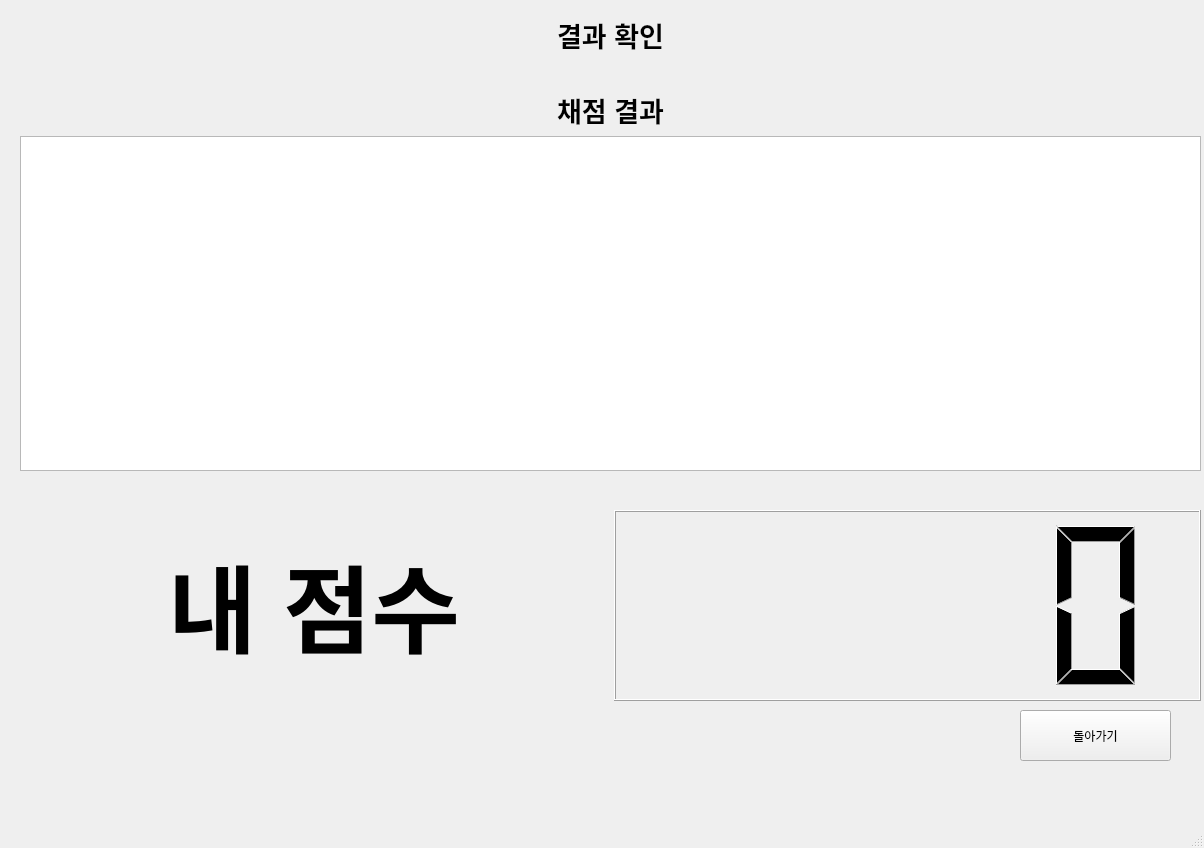
<?xml version="1.0" encoding="UTF-8"?>
<ui version="4.0">
 <class>MainWindow</class>
 <widget class="QMainWindow" name="MainWindow">
  <property name="geometry">
   <rect>
    <x>0</x>
    <y>0</y>
    <width>1204</width>
    <height>848</height>
   </rect>
  </property>
  <property name="windowTitle">
   <string>MainWindow</string>
  </property>
  <widget class="QWidget" name="centralwidget">
   <widget class="QStackedWidget" name="stack">
    <property name="geometry">
     <rect>
      <x>10</x>
      <y>10</y>
      <width>1200</width>
      <height>780</height>
     </rect>
    </property>
    <property name="cursor">
     <cursorShape>ArrowCursor</cursorShape>
    </property>
    <property name="currentIndex">
     <number>3</number>
    </property>
    <widget class="QWidget" name="main_page">
     <widget class="QPushButton" name="qna_Btn">
      <property name="geometry">
       <rect>
        <x>410</x>
        <y>440</y>
        <width>131</width>
        <height>51</height>
       </rect>
      </property>
      <property name="text">
       <string>QnA</string>
      </property>
     </widget>
     <widget class="QPushButton" name="test_Btn">
      <property name="geometry">
       <rect>
        <x>100</x>
        <y>440</y>
        <width>131</width>
        <height>51</height>
       </rect>
      </property>
      <property name="text">
       <string>문제 풀기</string>
      </property>
     </widget>
     <widget class="QPushButton" name="pushButton_6">
      <property name="geometry">
       <rect>
        <x>260</x>
        <y>600</y>
        <width>131</width>
        <height>51</height>
       </rect>
      </property>
      <property name="text">
       <string>점수 및 등급</string>
      </property>
     </widget>
     <widget class="QPushButton" name="learning_Btn">
      <property name="geometry">
       <rect>
        <x>260</x>
        <y>270</y>
        <width>131</width>
        <height>51</height>
       </rect>
      </property>
      <property name="text">
       <string>학습하기</string>
      </property>
     </widget>
     <widget class="QPushButton" name="chatpage_Btn">
      <property name="geometry">
       <rect>
        <x>260</x>
        <y>440</y>
        <width>131</width>
        <height>51</height>
       </rect>
      </property>
      <property name="text">
       <string>상담</string>
      </property>
     </widget>
     <widget class="QLabel" name="label_7">
      <property name="geometry">
       <rect>
        <x>-10</x>
        <y>10</y>
        <width>1200</width>
        <height>780</height>
       </rect>
      </property>
      <property name="text">
       <string/>
      </property>
      <property name="pixmap">
       <pixmap>image/boack.png</pixmap>
      </property>
     </widget>
     <zorder>label_7</zorder>
     <zorder>qna_Btn</zorder>
     <zorder>test_Btn</zorder>
     <zorder>pushButton_6</zorder>
     <zorder>learning_Btn</zorder>
     <zorder>chatpage_Btn</zorder>
    </widget>
    <widget class="QWidget" name="learning_page">
     <widget class="QWidget" name="verticalLayoutWidget">
      <property name="geometry">
       <rect>
        <x>80</x>
        <y>140</y>
        <width>1021</width>
        <height>401</height>
       </rect>
      </property>
      <layout class="QVBoxLayout" name="verticalLayout">
       <item>
        <widget class="QTextBrowser" name="info_textBrowser">
         <property name="styleSheet">
          <string notr="true"/>
         </property>
        </widget>
       </item>
      </layout>
     </widget>
     <widget class="QPushButton" name="back_Btn1">
      <property name="geometry">
       <rect>
        <x>1030</x>
        <y>690</y>
        <width>131</width>
        <height>51</height>
       </rect>
      </property>
      <property name="styleSheet">
       <string notr="true">background-color:rgb(80, 188, 223, 0.5)</string>
      </property>
      <property name="text">
       <string>처음으로</string>
      </property>
     </widget>
     <widget class="QLineEdit" name="search_lineEdit">
      <property name="geometry">
       <rect>
        <x>80</x>
        <y>550</y>
        <width>1021</width>
        <height>61</height>
       </rect>
      </property>
      <property name="styleSheet">
       <string notr="true">background-color:rgb(80, 188, 223, 0.5)rgb(255, 255, 255)</string>
      </property>
     </widget>
     <widget class="QTextBrowser" name="answer_textBrowser">
      <property name="geometry">
       <rect>
        <x>80</x>
        <y>620</y>
        <width>1021</width>
        <height>101</height>
       </rect>
      </property>
      <property name="styleSheet">
       <string notr="true"/>
      </property>
     </widget>
     <widget class="QLabel" name="label">
      <property name="geometry">
       <rect>
        <x>470</x>
        <y>0</y>
        <width>261</width>
        <height>51</height>
       </rect>
      </property>
      <property name="text">
       <string>&lt;html&gt;&lt;head/&gt;&lt;body&gt;&lt;p align=&quot;center&quot;&gt;&lt;span style=&quot; font-size:20pt; font-weight:600;&quot;&gt;학습하기&lt;/span&gt;&lt;/p&gt;&lt;/body&gt;&lt;/html&gt;</string>
      </property>
     </widget>
     <zorder>verticalLayoutWidget</zorder>
     <zorder>search_lineEdit</zorder>
     <zorder>answer_textBrowser</zorder>
     <zorder>back_Btn1</zorder>
     <zorder>label</zorder>
    </widget>
    <widget class="QWidget" name="test_page">
     <widget class="QPushButton" name="back_Btn2">
      <property name="geometry">
       <rect>
        <x>1020</x>
        <y>710</y>
        <width>131</width>
        <height>51</height>
       </rect>
      </property>
      <property name="text">
       <string>처음으로</string>
      </property>
     </widget>
     <widget class="Line" name="line">
      <property name="geometry">
       <rect>
        <x>30</x>
        <y>10</y>
        <width>16</width>
        <height>765</height>
       </rect>
      </property>
      <property name="lineWidth">
       <number>5</number>
      </property>
      <property name="orientation">
       <enum>Qt::Vertical</enum>
      </property>
     </widget>
     <widget class="Line" name="line_2">
      <property name="geometry">
       <rect>
        <x>40</x>
        <y>5</y>
        <width>1131</width>
        <height>20</height>
       </rect>
      </property>
      <property name="lineWidth">
       <number>5</number>
      </property>
      <property name="orientation">
       <enum>Qt::Horizontal</enum>
      </property>
     </widget>
     <widget class="Line" name="line_3">
      <property name="geometry">
       <rect>
        <x>1155</x>
        <y>10</y>
        <width>20</width>
        <height>765</height>
       </rect>
      </property>
      <property name="lineWidth">
       <number>5</number>
      </property>
      <property name="orientation">
       <enum>Qt::Vertical</enum>
      </property>
     </widget>
     <widget class="Line" name="line_4">
      <property name="geometry">
       <rect>
        <x>33</x>
        <y>770</y>
        <width>1131</width>
        <height>20</height>
       </rect>
      </property>
      <property name="lineWidth">
       <number>5</number>
      </property>
      <property name="orientation">
       <enum>Qt::Horizontal</enum>
      </property>
     </widget>
     <widget class="Line" name="line_5">
      <property name="geometry">
       <rect>
        <x>40</x>
        <y>110</y>
        <width>1121</width>
        <height>20</height>
       </rect>
      </property>
      <property name="lineWidth">
       <number>5</number>
      </property>
      <property name="orientation">
       <enum>Qt::Horizontal</enum>
      </property>
     </widget>
     <widget class="QWidget" name="verticalLayoutWidget_2">
      <property name="geometry">
       <rect>
        <x>50</x>
        <y>20</y>
        <width>309</width>
        <height>95</height>
       </rect>
      </property>
      <layout class="QVBoxLayout" name="verticalLayout_2">
       <item>
        <widget class="QLabel" name="label_3">
         <property name="text">
          <string>&lt;html&gt;&lt;head/&gt;&lt;body&gt;&lt;p&gt;문제는 총 25문제이며, 60점 이상 합격입니다.&lt;/p&gt;&lt;p&gt;제한 시간은 10분입니다.&lt;/p&gt;&lt;p&gt;정답이 여러 개 있을 수 있습니다.&lt;/p&gt;&lt;/body&gt;&lt;/html&gt;</string>
         </property>
        </widget>
       </item>
      </layout>
     </widget>
     <widget class="Line" name="line_6">
      <property name="geometry">
       <rect>
        <x>370</x>
        <y>10</y>
        <width>16</width>
        <height>110</height>
       </rect>
      </property>
      <property name="lineWidth">
       <number>5</number>
      </property>
      <property name="orientation">
       <enum>Qt::Vertical</enum>
      </property>
     </widget>
     <widget class="QWidget" name="verticalLayoutWidget_3">
      <property name="geometry">
       <rect>
        <x>780</x>
        <y>20</y>
        <width>381</width>
        <height>91</height>
       </rect>
      </property>
      <layout class="QVBoxLayout" name="verticalLayout_3">
       <item>
        <widget class="QLabel" name="label_4">
         <property name="text">
          <string>&lt;html&gt;&lt;head/&gt;&lt;body&gt;&lt;p&gt;출제 참고 자료(공공데이터포털)&lt;/p&gt;&lt;p&gt;https://www.data.go.kr/data/15100163/fileData.do&lt;/p&gt;&lt;/body&gt;&lt;/html&gt;</string>
         </property>
        </widget>
       </item>
      </layout>
     </widget>
     <widget class="QWidget" name="verticalLayoutWidget_4">
      <property name="geometry">
       <rect>
        <x>60</x>
        <y>130</y>
        <width>1081</width>
        <height>164</height>
       </rect>
      </property>
      <layout class="QVBoxLayout" name="testLayout1">
       <item>
        <widget class="QLabel" name="testLabel1">
         <property name="text">
          <string>TextLabel</string>
         </property>
        </widget>
       </item>
      </layout>
     </widget>
     <widget class="QWidget" name="verticalLayoutWidget_5">
      <property name="geometry">
       <rect>
        <x>60</x>
        <y>290</y>
        <width>1081</width>
        <height>164</height>
       </rect>
      </property>
      <layout class="QVBoxLayout" name="testLayout2">
       <item>
        <widget class="QLabel" name="testLabel2">
         <property name="text">
          <string>TextLabel</string>
         </property>
        </widget>
       </item>
      </layout>
     </widget>
     <widget class="QWidget" name="verticalLayoutWidget_6">
      <property name="geometry">
       <rect>
        <x>60</x>
        <y>450</y>
        <width>1081</width>
        <height>164</height>
       </rect>
      </property>
      <layout class="QVBoxLayout" name="testLayout3">
       <item>
        <widget class="QLabel" name="testLabel3">
         <property name="text">
          <string>TextLabel</string>
         </property>
        </widget>
       </item>
      </layout>
     </widget>
     <widget class="QWidget" name="verticalLayoutWidget_7">
      <property name="geometry">
       <rect>
        <x>60</x>
        <y>610</y>
        <width>1081</width>
        <height>164</height>
       </rect>
      </property>
      <layout class="QVBoxLayout" name="testLayout4">
       <item>
        <widget class="QLabel" name="testLabel4">
         <property name="text">
          <string>TextLabel</string>
         </property>
        </widget>
       </item>
      </layout>
     </widget>
     <widget class="QPushButton" name="next_Btn">
      <property name="geometry">
       <rect>
        <x>860</x>
        <y>710</y>
        <width>131</width>
        <height>51</height>
       </rect>
      </property>
      <property name="text">
       <string>제출 후 다음으로</string>
      </property>
     </widget>
     <widget class="Line" name="line_7">
      <property name="geometry">
       <rect>
        <x>760</x>
        <y>10</y>
        <width>16</width>
        <height>110</height>
       </rect>
      </property>
      <property name="lineWidth">
       <number>5</number>
      </property>
      <property name="orientation">
       <enum>Qt::Vertical</enum>
      </property>
     </widget>
     <widget class="QWidget" name="verticalLayoutWidget_8">
      <property name="geometry">
       <rect>
        <x>420</x>
        <y>20</y>
        <width>141</width>
        <height>91</height>
       </rect>
      </property>
      <layout class="QVBoxLayout" name="verticalLayout_4">
       <item>
        <widget class="QLabel" name="count_label">
         <property name="text">
          <string>&lt;html&gt;&lt;head/&gt;&lt;body&gt;&lt;p&gt;제출 한 문제 수 : 0&lt;/p&gt;&lt;/body&gt;&lt;/html&gt;</string>
         </property>
        </widget>
       </item>
      </layout>
     </widget>
     <widget class="QWidget" name="verticalLayoutWidget_9">
      <property name="geometry">
       <rect>
        <x>620</x>
        <y>20</y>
        <width>141</width>
        <height>91</height>
       </rect>
      </property>
      <layout class="QVBoxLayout" name="verticalLayout_5">
       <item>
        <widget class="QLabel" name="time_label">
         <property name="text">
          <string>&lt;html&gt;&lt;head/&gt;&lt;body&gt;&lt;p&gt;경과 시간 : 0분 0초&lt;/p&gt;&lt;/body&gt;&lt;/html&gt;</string>
         </property>
        </widget>
       </item>
      </layout>
     </widget>
     <widget class="Line" name="line_8">
      <property name="geometry">
       <rect>
        <x>565</x>
        <y>10</y>
        <width>16</width>
        <height>110</height>
       </rect>
      </property>
      <property name="lineWidth">
       <number>5</number>
      </property>
      <property name="orientation">
       <enum>Qt::Vertical</enum>
      </property>
     </widget>
     <widget class="QPushButton" name="result_Btn">
      <property name="geometry">
       <rect>
        <x>700</x>
        <y>710</y>
        <width>131</width>
        <height>51</height>
       </rect>
      </property>
      <property name="text">
       <string>결과 확인하기</string>
      </property>
     </widget>
     <zorder>line_2</zorder>
     <zorder>line_4</zorder>
     <zorder>line_5</zorder>
     <zorder>line_3</zorder>
     <zorder>line</zorder>
     <zorder>verticalLayoutWidget_2</zorder>
     <zorder>line_6</zorder>
     <zorder>verticalLayoutWidget_3</zorder>
     <zorder>verticalLayoutWidget_4</zorder>
     <zorder>verticalLayoutWidget_5</zorder>
     <zorder>verticalLayoutWidget_6</zorder>
     <zorder>verticalLayoutWidget_7</zorder>
     <zorder>line_7</zorder>
     <zorder>verticalLayoutWidget_8</zorder>
     <zorder>verticalLayoutWidget_9</zorder>
     <zorder>line_8</zorder>
     <zorder>result_Btn</zorder>
     <zorder>next_Btn</zorder>
     <zorder>back_Btn2</zorder>
    </widget>
    <widget class="QWidget" name="result_page">
     <widget class="QPushButton" name="pushButton_2">
      <property name="geometry">
       <rect>
        <x>1010</x>
        <y>700</y>
        <width>151</width>
        <height>51</height>
       </rect>
      </property>
      <property name="text">
       <string>돌아가기</string>
      </property>
     </widget>
     <widget class="QLabel" name="label_2">
      <property name="geometry">
       <rect>
        <x>470</x>
        <y>0</y>
        <width>261</width>
        <height>51</height>
       </rect>
      </property>
      <property name="text">
       <string>&lt;html&gt;&lt;head/&gt;&lt;body&gt;&lt;p align=&quot;center&quot;&gt;&lt;span style=&quot; font-size:20pt; font-weight:600;&quot;&gt;결과 확인&lt;/span&gt;&lt;/p&gt;&lt;/body&gt;&lt;/html&gt;</string>
      </property>
     </widget>
     <widget class="QWidget" name="horizontalLayoutWidget">
      <property name="geometry">
       <rect>
        <x>10</x>
        <y>500</y>
        <width>1181</width>
        <height>191</height>
       </rect>
      </property>
      <layout class="QHBoxLayout" name="horizontalLayout">
       <item>
        <widget class="QLabel" name="label_5">
         <property name="text">
          <string>&lt;html&gt;&lt;head/&gt;&lt;body&gt;&lt;p align=&quot;center&quot;&gt;&lt;span style=&quot; font-size:72pt; font-weight:600;&quot;&gt;내 점수&lt;/span&gt;&lt;/p&gt;&lt;/body&gt;&lt;/html&gt;</string>
         </property>
        </widget>
       </item>
       <item>
        <widget class="QLCDNumber" name="lcdNumber"/>
       </item>
      </layout>
     </widget>
     <widget class="QWidget" name="verticalLayoutWidget_10">
      <property name="geometry">
       <rect>
        <x>10</x>
        <y>80</y>
        <width>1181</width>
        <height>381</height>
       </rect>
      </property>
      <layout class="QVBoxLayout" name="verticalLayout_6">
       <item>
        <widget class="QLabel" name="label_6">
         <property name="text">
          <string>&lt;html&gt;&lt;head/&gt;&lt;body&gt;&lt;p align=&quot;center&quot;&gt;&lt;span style=&quot; font-size:20pt; font-weight:600;&quot;&gt;채점 결과&lt;/span&gt;&lt;/p&gt;&lt;/body&gt;&lt;/html&gt;</string>
         </property>
        </widget>
       </item>
       <item>
        <widget class="QTextBrowser" name="result_textBrowser"/>
       </item>
      </layout>
     </widget>
     <zorder>label_2</zorder>
     <zorder>horizontalLayoutWidget</zorder>
     <zorder>pushButton_2</zorder>
     <zorder>verticalLayoutWidget_10</zorder>
    </widget>
    <widget class="QWidget" name="chat_Page">
     <widget class="QTextBrowser" name="chat_textBrowser">
      <property name="geometry">
       <rect>
        <x>150</x>
        <y>150</y>
        <width>861</width>
        <height>371</height>
       </rect>
      </property>
     </widget>
     <widget class="QLineEdit" name="chat_lineEdit">
      <property name="geometry">
       <rect>
        <x>200</x>
        <y>590</y>
        <width>741</width>
        <height>91</height>
       </rect>
      </property>
     </widget>
     <widget class="QPushButton" name="pushButton_5">
      <property name="geometry">
       <rect>
        <x>1010</x>
        <y>680</y>
        <width>151</width>
        <height>51</height>
       </rect>
      </property>
      <property name="text">
       <string>돌아가기</string>
      </property>
     </widget>
    </widget>
    <widget class="QWidget" name="qna_Page">
     <widget class="QPushButton" name="pushButton">
      <property name="geometry">
       <rect>
        <x>370</x>
        <y>10</y>
        <width>381</width>
        <height>61</height>
       </rect>
      </property>
      <property name="text">
       <string>qna page</string>
      </property>
     </widget>
     <widget class="QTableWidget" name="tableWidget">
      <property name="geometry">
       <rect>
        <x>50</x>
        <y>100</y>
        <width>1101</width>
        <height>561</height>
       </rect>
      </property>
      <property name="dragEnabled">
       <bool>true</bool>
      </property>
      <property name="dragDropOverwriteMode">
       <bool>false</bool>
      </property>
      <property name="alternatingRowColors">
       <bool>true</bool>
      </property>
      <property name="wordWrap">
       <bool>false</bool>
      </property>
      <property name="cornerButtonEnabled">
       <bool>false</bool>
      </property>
      <property name="rowCount">
       <number>100</number>
      </property>
      <property name="columnCount">
       <number>4</number>
      </property>
      <attribute name="horizontalHeaderCascadingSectionResizes">
       <bool>false</bool>
      </attribute>
      <attribute name="horizontalHeaderHighlightSections">
       <bool>false</bool>
      </attribute>
      <attribute name="horizontalHeaderShowSortIndicator" stdset="0">
       <bool>false</bool>
      </attribute>
      <attribute name="horizontalHeaderStretchLastSection">
       <bool>true</bool>
      </attribute>
      <attribute name="verticalHeaderCascadingSectionResizes">
       <bool>false</bool>
      </attribute>
      <attribute name="verticalHeaderShowSortIndicator" stdset="0">
       <bool>false</bool>
      </attribute>
      <attribute name="verticalHeaderStretchLastSection">
       <bool>false</bool>
      </attribute>
      <row/>
      <row/>
      <row/>
      <row/>
      <row/>
      <row/>
      <row/>
      <row/>
      <row/>
      <row/>
      <row/>
      <row/>
      <row/>
      <row/>
      <row/>
      <row/>
      <row/>
      <row/>
      <row/>
      <row/>
      <row/>
      <row/>
      <row/>
      <row/>
      <row/>
      <row/>
      <row/>
      <row/>
      <row/>
      <row/>
      <row/>
      <row/>
      <row/>
      <row/>
      <row/>
      <row/>
      <row/>
      <row/>
      <row/>
      <row/>
      <row/>
      <row/>
      <row/>
      <row/>
      <row/>
      <row/>
      <row/>
      <row/>
      <row/>
      <row/>
      <row/>
      <row/>
      <row/>
      <row/>
      <row/>
      <row/>
      <row/>
      <row/>
      <row/>
      <row/>
      <row/>
      <row/>
      <row/>
      <row/>
      <row/>
      <row/>
      <row/>
      <row/>
      <row/>
      <row/>
      <row/>
      <row/>
      <row/>
      <row/>
      <row/>
      <row/>
      <row/>
      <row/>
      <row/>
      <row/>
      <row/>
      <row/>
      <row/>
      <row/>
      <row/>
      <row/>
      <row/>
      <row/>
      <row/>
      <row/>
      <row/>
      <row/>
      <row/>
      <row/>
      <row/>
      <row/>
      <row/>
      <row/>
      <row/>
      <row/>
      <column/>
      <column/>
      <column/>
      <column/>
     </widget>
     <widget class="QPushButton" name="newQnA_Btn">
      <property name="geometry">
       <rect>
        <x>870</x>
        <y>700</y>
        <width>121</width>
        <height>41</height>
       </rect>
      </property>
      <property name="text">
       <string>QnA 등록하기</string>
      </property>
     </widget>
     <widget class="QPushButton" name="pushButton_3">
      <property name="geometry">
       <rect>
        <x>1010</x>
        <y>700</y>
        <width>121</width>
        <height>41</height>
       </rect>
      </property>
      <property name="text">
       <string>뒤로가기</string>
      </property>
     </widget>
    </widget>
   </widget>
  </widget>
  <widget class="QMenuBar" name="menubar">
   <property name="geometry">
    <rect>
     <x>0</x>
     <y>0</y>
     <width>1204</width>
     <height>28</height>
    </rect>
   </property>
  </widget>
  <widget class="QStatusBar" name="statusbar"/>
 </widget>
 <resources/>
 <connections/>
</ui>
